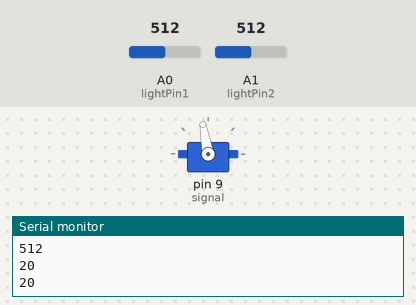
This sketch was run on a simulated Arduino Uno, built with avr-gcc and run on an emulated ATmega328P. Shown: servo, the last lines printed to the serial monitor. The inputs (shaded band) are chosen by the test bench; at power-on: A0 (lightPin1) = 512, A1 (lightPin2) = 512.

Above: at 0.76 s.
1.3 s: A0 (lightPin1) set to 610
At 1.67 s:
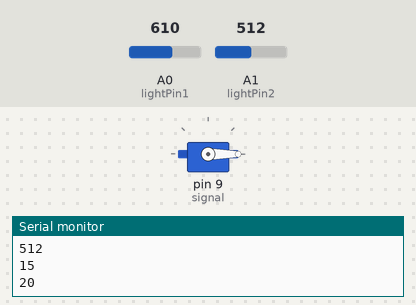
4.3 s: A1 (lightPin2) set to 716
At 4.71 s:
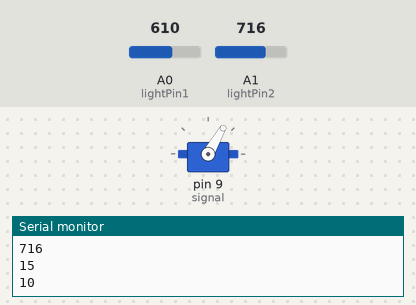
7.3 s: A1 (lightPin2) set to 590
At 8.04 s:
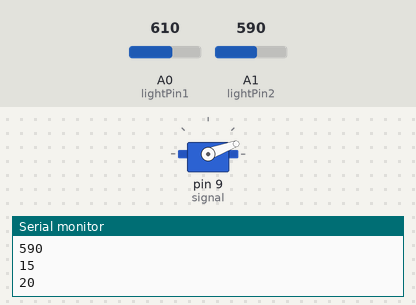
10.3 s: A1 (lightPin2) set to 306
13.3 s: A0 (lightPin1) set to 511
Timing chart, 0 to 17.3 s (numbered marks = the images above; inputs shaded):
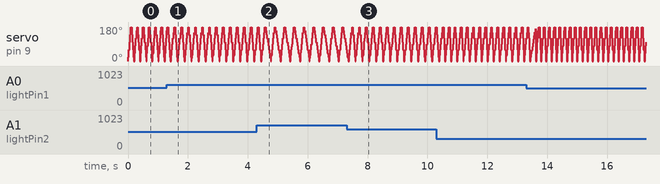

The sketch:

MazeGame.ino
```cpp
// (licence header left out)
#include <Servo.h>

Servo myservo;  // create servo object to control a servo

int pos = 0;    // variable to store the servo position
int signal = 9; //servo pin number

int lightPin1 = 0;  //define pin for photoresistor 1
int lightPin2 = 1; //define pin for photoresistor 2

int lightSig1;
int lightSig2;
int lightSig3;
int lightSig4;

double sigRound;
int sigSteps1;
int sigSteps2;
int sigDelay;
int lastSig;

unsigned long lastPost;

void setup() {
  Serial.begin(9600);
  myservo.attach(signal);  // attaches the servo on pin 9 to the servo object
}

void loop() {
 // digitalWrite(A0, HIGH);  // OPTIONAL: to increase photoresistor signal, set pullup on analog pin 0

  lightSig1 = analogRead(lightPin1);
  lightSig2 = analogRead(lightPin2);

  Serial.println(lightSig1);
  Serial.println(lightSig2);

  sigSteps1 = motorSpeed(lightSig1);
  sigSteps2 = motorSpeed(lightSig2);
  Serial.println(sigSteps1);
  Serial.println(sigSteps2);


  lastSig = moveMotor(lightSig1, sigSteps1, sigSteps2);
  Serial.println(lastSig);

  lightSig3 = analogRead(lightPin1)/100;
  lightSig4 = analogRead(lightPin2)/100;
  if(lastSig != lightSig3 && lastSig != lightSig4){
    for (pos = 0; pos <= 180; pos += 1) { // goes from 0 degrees to 180 degrees
      // in steps of 1 degree
      myservo.write(pos);     // tell servo to go to position in variable 'pos'
      delay(1);     // waits 1ms for the servo to reach the position
  }
    }


}

int motorSpeed(int signal){
  int deg;

  if(signal <= 400) deg = 30; //convert photoresistor signal into number of degree steps
    //larger degree steps equate to faster rotation
  else if(signal >= 401 && signal < 500) deg = 25;
  else if(signal >= 501 && signal < 600) deg = 20;
  else if(signal >= 601 && signal < 650) deg = 15;
  else if(signal >= 651 && signal < 700) deg = 12;
  else if(signal >= 701 && signal < 750) deg = 10;
  else if(signal >= 751 && signal < 800) deg = 8;
  else if(signal >= 801 && signal < 850) deg = 6;
  else if(signal >= 851 && signal < 900) deg = 4;
  else if(signal >= 901 && signal < 950) deg = 3;
  else if(signal >= 951 && signal < 1000) deg = 2;
  else if(signal >= 1001) deg = 1;
  else(deg = 1);

  return(deg);
}


int moveMotor(int sig, int sigSteps1, int sigSteps2){
  double sigRound;
  double lastSig;

  sigRound = sig/100;

  for (pos = 0; pos <= 180; pos += sigSteps1) { //degree steps given by photoresistor signal (e.g. 30 = 30 degree steps)
    myservo.write(pos);     //write servo to variable position pos
    delay(10);     // waits 10ms for the servo to reach the position
  }

  for (pos = 180; pos >= 0; pos -= sigSteps2) {
    myservo.write(pos);
    delay(10);    // waits 10ms for the servo to reach the position
  }
  lastSig = sigRound;

  return sigRound;
}
```
